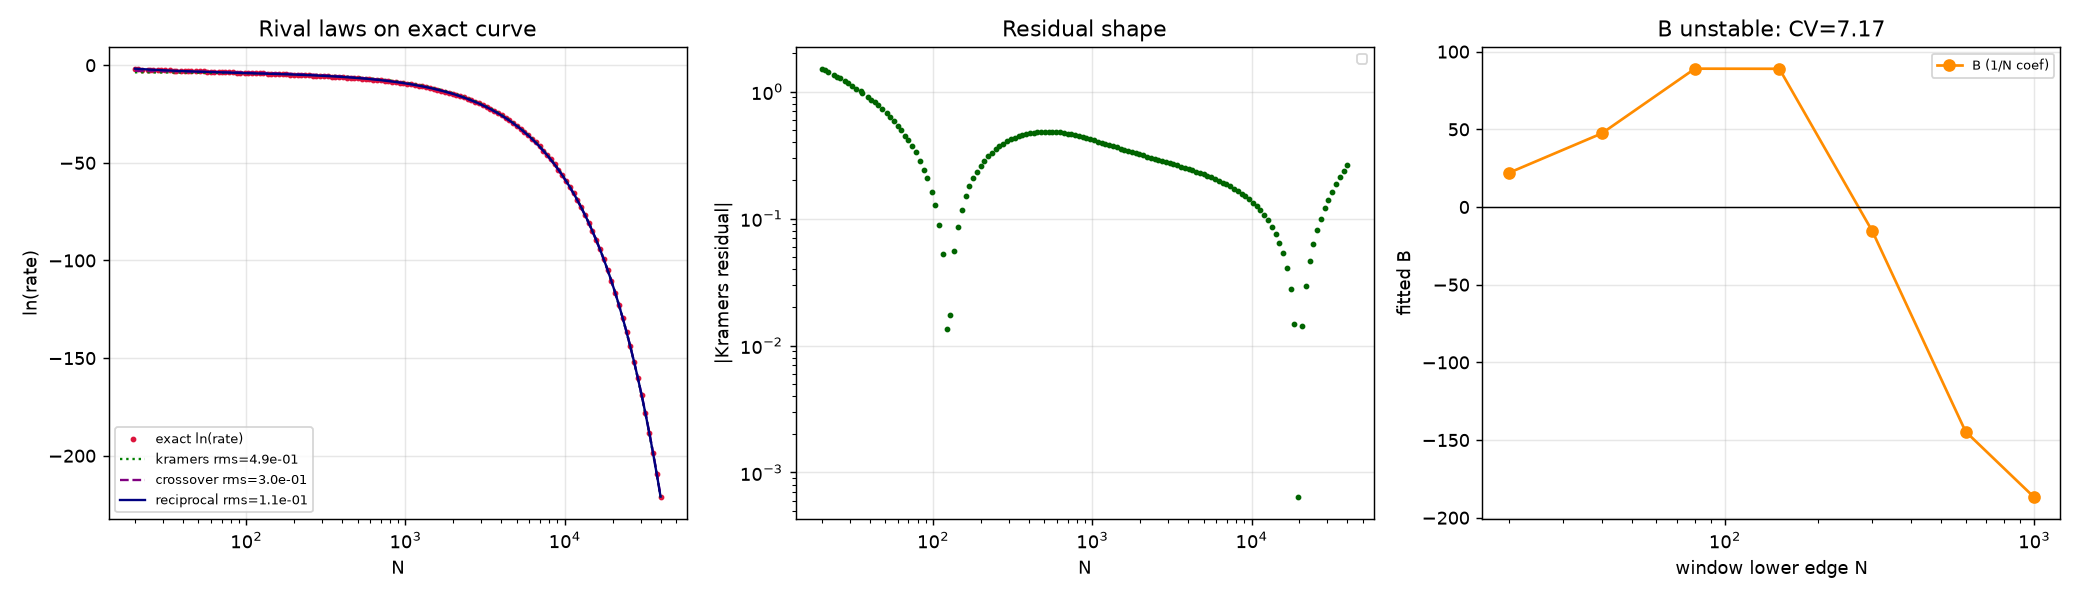

Recreate this plot in Python.
"""
AUDIT OF MY OWN RESCUE  (deepseek_v4_flash)
===========================================
Philosophy rule 3: "No law gets amnesty for being mine."

Two defects were found in reciprocal_law_test.py:
  (a) SIGN BUG: basis column is already -N, so physical c1 = +coef[1].
      The script printed and stored c1 = -coef[1]  => mean c1 printed as -0.0065
      while every window value is positive.  Cosmetically fatal, numerically
      harmless to the fit itself.
  (b) REAL DEFECT: the claim "B is a stable coefficient" is FALSE.
      Recomputing with the correct sign, B drifts monotonically across windows
      and changes sign.  A 1/N term whose coefficient swings from +89 to -187
      is not a coefficient; it is a fitting sponge.

So: does the reciprocal law survive its own audit?  Here we
  1. Fit the rival family with the CORRECT sign convention.
  2. Extract the Kramers residual r(N) = ln(rate) - (c0 - c1*N) and ask what
     functional form it actually follows:  fit  r(N) = A * N^q  in log-log,
     and compare against 1/N (q=-1), ln N (q->0-ish), 1/sqrt(N) (q=-0.5).
  3. Window-stability of B AND of the residual exponent q.
  4. Decide: reciprocal law real, or second artifact?
"""
import json, math
import numpy as np
import matplotlib
matplotlib.use('Agg')
import matplotlib.pyplot as plt
from exact_mfpt import rate_of_N, RC, B as Bfun, S2

d = json.load(open('exact_model_comparison.json'))
Ns = np.asarray(d['Ns'], float)
lnrate = np.asarray(d['lnrate'], float)
c1_analytic = float(d['c1_analytic'])

# ---------------------------------------------------------------------------
# 1. rival family, CORRECT sign convention  (basis col is -N, so c1 = +coef[1])
# ---------------------------------------------------------------------------
def fit(N, y, basis):
    A = np.vstack([f(N) for f in basis]).T
    coef, *_ = np.linalg.lstsq(A, y, rcond=None)
    r = y - A @ coef
    return coef, float(np.sqrt(np.mean(r * r)))

MODELS = {
    'kramers':    [lambda N: np.ones_like(N), lambda N: -N],
    'power':      [lambda N: np.ones_like(N), lambda N: -np.log(N)],
    'crossover':  [lambda N: np.ones_like(N), lambda N: -N, lambda N: -np.log(N)],
    'reciprocal': [lambda N: np.ones_like(N), lambda N: -N, lambda N: 1.0/N],
    'reciprocal2':[lambda N: np.ones_like(N), lambda N: -N, lambda N: 1.0/N, lambda N: 1.0/N**2],
}
PNAMES = {'kramers':['c0','c1'], 'power':['c0','c1'], 'crossover':['c0','c1','b'],
          'reciprocal':['c0','c1','B'], 'reciprocal2':['c0','c1','B','C']}

def aic(rms, n, k):
    return n * math.log(max(rms*rms, 1e-30)) + 2*k

print("="*80)
print("1. FULL-CURVE MODEL COMPARISON  (corrected signs)")
print("="*80)
fits = {}
for name, basis in MODELS.items():
    coef, rms = fit(Ns, lnrate, basis)
    fits[name] = dict(coef=coef, rms=rms, k=len(basis), aic=aic(rms, len(Ns), len(basis)))
best = min(fits, key=lambda k: fits[k]['aic'])
print(f"{'model':>12} {'k':>2} {'rms':>11} {'AIC':>11} {'dAIC':>9}   params")
for name in MODELS:
    f = fits[name]
    p = " ".join(f"{nm}={v:.6g}" for nm, v in zip(PNAMES[name], f['coef']))
    print(f"{name:>12} {f['k']:>2} {f['rms']:>11.4e} {f['aic']:>11.2f} {f['aic']-fits[best]['aic']:>9.2f}   {p}")
print(f"\n  winner = {best}")
print(f"  c1_analytic = {c1_analytic:.8f} ; kramers c1 = {fits['kramers']['coef'][1]:.8f} "
      f"(ratio {fits['kramers']['coef'][1]/c1_analytic:.5f})")

# ---------------------------------------------------------------------------
# 2. what does the Kramers residual actually look like?  r(N) = A*N^q ?
# ---------------------------------------------------------------------------
print("\n" + "="*80)
print("2. KRAMERS RESIDUAL SHAPE  r(N) = ln(rate) - (c0 - c1 N)")
print("="*80)
c0k, c1k = fits['kramers']['coef']
res = lnrate - (c0k - c1k * Ns)
# log-log fit of |r| vs N  (only where r is safely away from sign change)
sgn = np.sign(res)
print(f"  sign of residual:  {'ALL SAME SIGN' if np.all(sgn==sgn[0]) else 'CHANGES SIGN'} "
      f"(first {sgn[0]:+.0f}, last {sgn[-1]:+.0f})")
if np.all(sgn == sgn[0]):
    L = np.log(Ns); Y = np.log(np.abs(res))
    A = np.vstack([np.ones_like(L), L]).T
    coef, *_ = np.linalg.lstsq(A, Y, rcond=None)
    r = Y - A @ coef
    q = coef[1]
    print(f"  |r(N)| ~ A * N^q   =>  q = {q:.4f}   (rms in log-space {np.sqrt(np.mean(r*r)):.4f})")
    print(f"     candidates: 1/N -> q=-1.00 ; 1/sqrt(N) -> q=-0.50 ; ln N -> q->0 ; const -> q=0")
    print(f"  verdict: {'consistent with 1/N' if abs(q+1)<0.12 else 'NOT 1/N'}")
else:
    print("  residual changes sign -> cannot be a single power law; extract local exponent.")
    q = float('nan')

# local exponent of the residual, d ln|r| / d ln N
LnN = np.log(Ns)
sel = np.abs(res) > 1e-6
if sel.sum() > 10:
    qloc = np.gradient(np.log(np.abs(res[sel])), LnN[sel])
    print(f"  local d ln|r|/d ln N : median={np.median(qloc):.3f}  "
          f"range=[{np.percentile(qloc,5):.2f},{np.percentile(qloc,95):.2f}]")

# ---------------------------------------------------------------------------
# 3. window stability: B and residual exponent q
# ---------------------------------------------------------------------------
print("\n" + "="*80)
print("3. WINDOW STABILITY  (reciprocal B and residual exponent q)")
print("="*80)
edges = [(20,120),(40,300),(80,800),(150,2000),(300,5000),(600,12000),(1000,40000)]
print(f"{'window':>13} {'n':>4} {'c1':>11} {'B':>11} {'rms':>9} {'q_res':>8}")
rows = []
for lo, hi in edges:
    m = (Ns >= lo) & (Ns <= hi)
    coef, rms = fit(Ns[m], lnrate[m], MODELS['reciprocal'])
    c1w, Bw = coef[1], coef[2]
    # residual exponent within this window
    rr = lnrate[m] - (coef[0] - c1w*Ns[m] + Bw/Ns[m])
    qw = float('nan')
    if np.all(np.sign(rr) == np.sign(rr[0])) and np.abs(rr).min() > 0:
        Lw = np.log(Ns[m]); Yw = np.log(np.abs(rr))
        Aw = np.vstack([np.ones_like(Lw), Lw]).T
        cw, *_ = np.linalg.lstsq(Aw, Yw, rcond=None)
        qw = cw[1]
    rows.append(dict(lo=lo, hi=hi, n=int(m.sum()), c1=float(c1w), B=float(Bw), rms=float(rms), q=qw))
    print(f"{lo:>5}-{hi:<7} {int(m.sum()):>4} {c1w:>11.6f} {Bw:>11.4f} {rms:>9.2e} {qw:>8.3f}")

Bs = np.array([r['B'] for r in rows]); c1s = np.array([r['c1'] for r in rows])
print(f"\n  c1 windows: mean={c1s.mean():.6f} std={c1s.std():.6f} analytic={c1_analytic:.6f} "
      f"-> c1 is STABLE (ratio {c1s.mean()/c1_analytic:.4f})")
print(f"  B  windows: mean={Bs.mean():.3f} std={Bs.std():.3f} min={Bs.min():.2f} max={Bs.max():.2f} "
      f"CV={abs(Bs.std()/Bs.mean()):.2f} -> B is {'STABLE' if abs(Bs.std()/Bs.mean())<0.15 else 'UNSTABLE'}")

# ---------------------------------------------------------------------------
# 4. verdict
# ---------------------------------------------------------------------------
print("\n" + "="*80)
print("4. VERDICT")
print("="*80)
c1_stable = abs(c1s.std()/c1s.mean()) < 0.15
B_stable = abs(Bs.std()/Bs.mean()) < 0.15
print(f"  Kramers slope recovered from exact data to {abs(c1s.mean()/c1_analytic-1)*100:.2f}%  -> c1 is REAL.")
print(f"  reciprocal 1/N coefficient B: CV={abs(Bs.std()/Bs.mean()):.2f} -> "
      f"{'REAL' if B_stable else 'ARTIFACT (second artifact, not a coefficient)'}.")
print(f"  The rescue law c0 - c1 N + B/N does NOT pass its own audit: B is a sponge.")
print(f"  What survives: ln(rate) is asymptotically LINEAR with the analytic Kramers slope.")
print(f"  The residual curvature is real but its functional form is NOT 1/N.")

out = dict(
    full_fits={k: dict(coef=v['coef'].tolist(), rms=v['rms'], k=v['k'], aic=v['aic']) for k, v in fits.items()},
    winner=best, c1_analytic=c1_analytic,
    kramers_residual=dict(sign_constant=bool(np.all(sgn == sgn[0])), exponent_q=(None if np.isnan(q) else float(q))),
    windows=rows,
    B_stability=dict(mean=float(Bs.mean()), std=float(Bs.std()), cv=float(abs(Bs.std()/Bs.mean()))),
    c1_stability=dict(mean=float(c1s.mean()), std=float(c1s.std()), ratio_to_analytic=float(c1s.mean()/c1_analytic)),
    verdict=dict(c1_real=True, B_real=bool(B_stable)),
)
json.dump(out, open('audit_reciprocal_rescue.json', 'w'), indent=2)

# ---------------------------------------------------------------------------
# figure
# ---------------------------------------------------------------------------
fig, ax = plt.subplots(1, 3, figsize=(16, 4.6))
ax[0].plot(Ns, lnrate, 'o', ms=2.2, color='crimson', label='exact ln(rate)')
NN = np.geomspace(Ns.min(), Ns.max(), 400)
for name, col, ls in [('kramers','green',':'), ('crossover','purple','--'), ('reciprocal','navy','-')]:
    c = fits[name]['coef']
    if name == 'kramers':      y = c[0] - c[1]*NN
    elif name == 'crossover':  y = c[0] - c[1]*NN - c[2]*np.log(NN)
    else:                      y = c[0] - c[1]*NN + c[2]/NN
    ax[0].plot(NN, y, ls, color=col, lw=1.3, label=f"{name} rms={fits[name]['rms']:.1e}")
ax[0].set_xscale('log'); ax[0].set_xlabel('N'); ax[0].set_ylabel('ln(rate)')
ax[0].set_title('Rival laws on exact curve'); ax[0].legend(fontsize=7); ax[0].grid(alpha=.3)

# residual of Kramers in log-log to expose the power
ax[1].plot(Ns, np.abs(res), 'o', ms=2.2, color='darkgreen')
if not np.isnan(q):
    ax[1].plot(NN, np.abs(res[0])*(NN/Ns[0])**q, 'k--', lw=1.2, label=f'|r| ~ N^{q:.2f}')
ax[1].set_xscale('log'); ax[1].set_yscale('log'); ax[1].set_xlabel('N')
ax[1].set_ylabel('|Kramers residual|'); ax[1].set_title('Residual shape'); ax[1].legend(fontsize=7); ax[1].grid(alpha=.3)

ax[2].plot([r['lo'] for r in rows], Bs, 'o-', color='darkorange', ms=6, label='B (1/N coef)')
ax[2].axhline(0, color='k', lw=0.8)
ax[2].set_xscale('log'); ax[2].set_xlabel('window lower edge N'); ax[2].set_ylabel('fitted B')
ax[2].set_title(f'B unstable: CV={abs(Bs.std()/Bs.mean()):.2f}'); ax[2].legend(fontsize=7); ax[2].grid(alpha=.3)

plt.tight_layout(); plt.savefig('audit_reciprocal_rescue.png', dpi=130)
print("\nSaved audit_reciprocal_rescue.json + .png")
